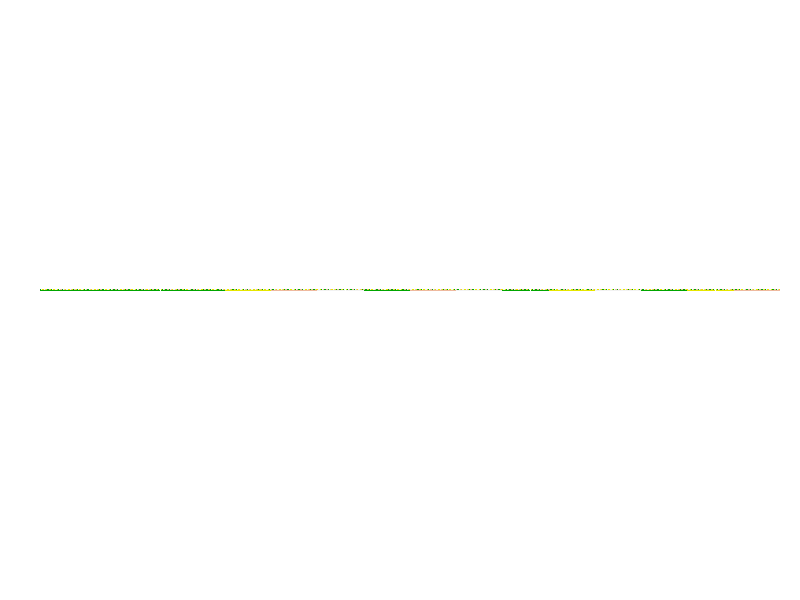
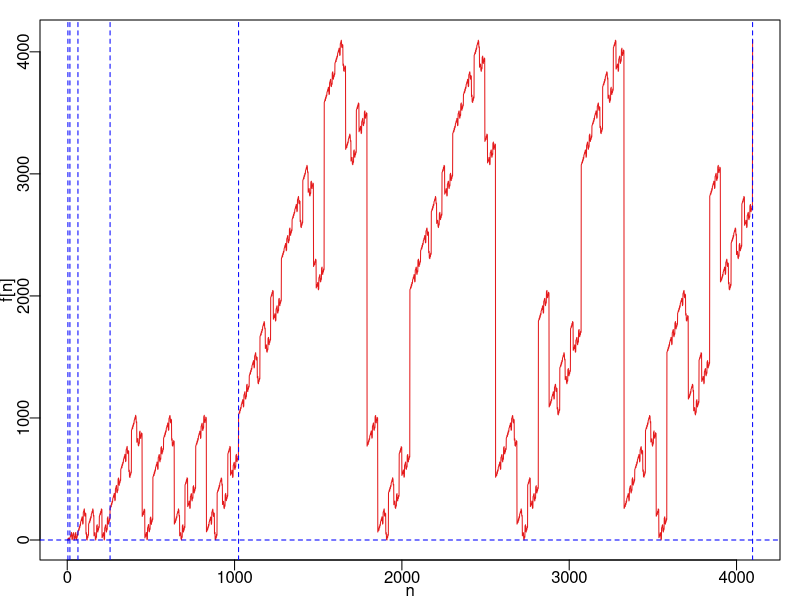

These charts were generated, in order, by the following R code:
#convert from base 10 to base x
nnary=function(x,y){
  if(y==0) return(0)
  else {
    k=y
    b=c()
    while(k !=0){
      b=c(b, k %% x)
      k=floor(k/x)
    }
    return(rev(b))
  }
}

l=4 #base
n=l^6
f1=sapply(1:n, function(x) nnary(l,x)) #base n

#make periodic derivative of n
f2=vector(n,mode = "list")
for (j in 1:length(f1)) {
  if(length(f1[[j]])==1){
    f2[[j]]=f1[[j]]
  } else {
    f2[[j]]=c(sapply(1:(length(f1[[j]])-1), function(x) (f1[[j]][x]+f1[[j]][x+1]) %% l), ((tail(f1[[j]],1)+head(f1[[j]],1)) %% l))
  }
}

#periodic derivative as matrix plot
m=lengths(tail(f2,1))
pm=sapply(f2, function(x) c(rep(0, m - length(x)), x))
pm=t(pm)

par(pty="m", mar=c(2,2,1,1), mgp=c(1,.35,0))
image(pm, asp=m/n, col = terrain.colors(5), axes=F)

#base b to base 10 converter
bto10=function(x,b){
  l=0
  while(x>2){
    k=b^(floor(log10(x)))
    y=as.numeric(paste(nnary(b,k), collapse = ""))
    x=x-y
    l=l+k
  }
  return(l+x)
}


f3=unlist(lapply(f2, function(x) as.numeric(paste(x, collapse = "")))) #convert to number
f3=sapply(f3, function(x) bto10(x,l))

plot(f3, type="l", col=c("#e41a1c","#377eb8", "#4daf4a"), xlab="n",ylab= substitute(paste(f,"[n]")))
abline(v=sapply(1:6, function(x) l^x), h=0, col="blue", lty=2)

